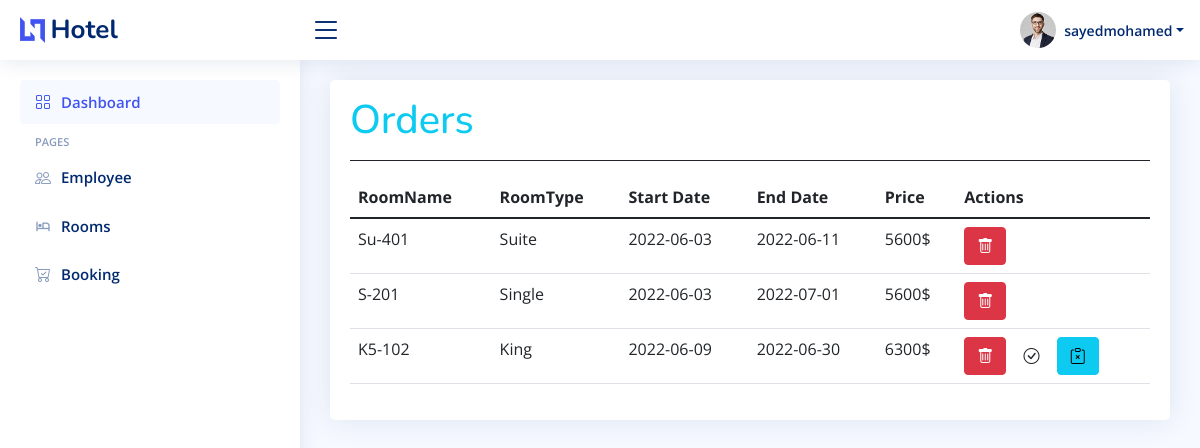
Page /adminpanle/orders-list/order-list.php (signed in) on the committed database.
### tables this page shows
CREATE TABLE `orders` (
  `id` int(11) NOT NULL,
  `custmerId` int(11) NOT NULL,
  `categoryId` int(11) NOT NULL,
  `room_id` int(11) NOT NULL,
  `check_in` date NOT NULL,
  `check_out` date NOT NULL,
  `days` int(11) NOT NULL,
  `price` int(11) NOT NULL,
  `createAt` timestamp NOT NULL DEFAULT '0000-00-00 00:00:00',
  `status` varchar(255) NOT NULL DEFAULT 'whating'
);

CREATE TABLE `rooms` (
  `id` int(11) NOT NULL,
  `name` varchar(225) NOT NULL,
  `price` int(50) NOT NULL,
  `descriptions` varchar(225) DEFAULT NULL,
  `img` varchar(225) DEFAULT NULL,
  `adminId` int(11) NOT NULL,
  `categoryId` int(11) NOT NULL,
  `status` varchar(225) NOT NULL DEFAULT 'active',
  `createAt` timestamp NOT NULL DEFAULT current_timestamp() ON UPDATE current_timestamp()
);

CREATE TABLE `category` (
  `id` int(11) NOT NULL,
  `name` varchar(55) NOT NULL,
  `createAt` timestamp NOT NULL DEFAULT current_timestamp() ON UPDATE current_timestamp()
);

### adminpanle/init.php (called while the page is built, shortened)
<?php
require __DIR__ . '/includes/head.php';
require __DIR__ . '/includes/headers.php';
require __DIR__ . '/includes/aside.php';

### adminpanle/orders-list/order-list.php (the view, shortened to what this page needs)
<?php
require __DIR__ . '/../init.php';
$select_order = "SELECT category.name as categoryName, orders.id as orderID ,orders.check_in as StartDay ,orders.check_out as EndDay,orders.price as orderPrice ,rooms.name as roomName, orders.status as orderStatus  from `orders` JOIN category on orders.categoryId=category.id  JOIN `rooms` on orders.room_id=rooms.id";
$order_Selection = mysqli_query($conn, $select_order);
?>
<main id="main" class="main">
    <section class="section">
        <div class="row">
            <div class="col-lg-12">
                <div class="card">
                    <div class="card-body">
                        <div class="d-flex mt-3 mb-3 border-bottom border-dark">
                            <h1 class="flex-grow-1  text-info mb-3">Orders</h1>
                        </div>
                        <table class="table rowtable ">
                            <thead>
                                <tr>
                                    <th scope="col">RoomName</th>
                                    <th scope="col">RoomType</th>
                                    <th scope="col">Start Date</th>
                                    <th scope="col">End Date</th>
                                    <th scope="col">Price</th>
                                    <th scope="col">Actions</th>
                                </tr>
                            </thead>
                            <tbody>
                                <?php foreach ($order_Selection as $data) { ?>
                                    <tr>
                                        <td><?php echo $data['roomName'] ?></td>
                                        <td><?php echo $data['categoryName'] ?></td>
                                        <td><?php echo $data['StartDay'] ?></td>
                                        <td><?php echo $data['EndDay'] ?></td>
                                        <td><?php echo $data['orderPrice'] ?><?php echo "$" ?></td>
                                        <td>
                                            <a class="btn btn-danger" href="/hotel/adminpanle/orders-list/order-list.php?delete=<?php echo $data['orderID'] ?>" onclick="return confirm('Are You Sure ? ')"><i class="bi bi-trash"></i></a>
                                            <?php
                                            if ($_SESSION['group'] == 'admin') {
                                                if ($data['orderStatus'] == 'whating') {
                                            ?>
                                                    <a class="btn btn-succes" href="/hotel/adminpanle/orders-list/order-list.php?boking=aprove&id=<?php echo $data['orderID'] ?>"><i class="bi bi-check-circle"></i></a>
                                                    <a class="btn btn-info" href="/hotel/adminpanle/orders-list/order-list.php?boking=filed&id=<?php echo $data['orderID'] ?>"><i class="bi bi-clipboard-x"></i></a>
                                            <?php
                                                }
                                            }
                                            ?>
                                        </td>
                                    </tr>
                                <?php } ?>
                            </tbody>
                        </table>
                    </div>
                </div>
            </div>
        </div>
    </section>
</main>
<?php
include '../includes/scripts.php';
?>

### adminpanle/includes/headers.php (shortened to what this page needs)
<?php
$id = $_SESSION['id'];
$select_admin = "SELECT * FROM `admins` where admins.id=$id ";
$admin = mysqli_query($conn, $select_admin);
$row = mysqli_fetch_assoc($admin);
?>
<header id="header" class="header fixed-top d-flex align-items-center">
    <div class="d-flex align-items-center justify-content-between">
        <a href="index.php" class="logo d-flex align-items-center">
            <img src="/hotel/adminpanle/assets/img/logo.png" alt="">
            <span class="d-none d-lg-block">Hotel</span>
        </a>
        <i class="bi bi-list toggle-sidebar-btn"></i>
    </div>
    <nav class="header-nav ms-auto">
        <ul class="d-flex align-items-center">
            <li class="nav-item dropdown pe-3">
                <a class="nav-link nav-profile d-flex align-items-center pe-0" href="#" data-bs-toggle="dropdown">
                    <img src="/hotel/adminpanle/assets/img/profile-img.jpg" alt="Profile" class="rounded-circle">
                    <span class="d-none d-md-block dropdown-toggle ps-2"><?php echo $row['firstName'] ?><?php echo $row['lastName'] ?></span>
                </a>
            </li>
        </ul>
    </nav>
</header>

### adminpanle/assets/css/style.css (style rules this page uses)
:root { scroll-behavior: smooth; }
body { font-family: "Open Sans", sans-serif; background: #f6f9ff; color: #444444; }
a { color: #4154f1; text-decoration: none; }
h1, h2, h3, h4, h5, h6 { font-family: "Nunito", sans-serif; }
#main { margin-top: 60px; padding: 20px 30px; transition: all 0.3s; }
.card { margin-bottom: 30px; border: none; border-radius: 5px; box-shadow: 0px 0 30px rgba(1, 41, 112, 0.1); }
.card-body { padding: 0 20px 20px 20px; }
.logo { line-height: 1; }
@media (min-width: 1200px) { .logo { width: 280px; } }
.logo img { max-height: 26px; margin-right: 6px; }
.logo span { font-size: 26px; font-weight: 700; color: #012970; font-family: "Nunito", sans-serif; }
.header { transition: all 0.5s; z-index: 997; height: 60px; box-shadow: 0px 2px 20px rgba(1, 41, 112, 0.1); background-color: #fff; padding-left: 20px; }
.header .toggle-sidebar-btn { font-size: 32px; padding-left: 10px; cursor: pointer; color: #012970; }
.header-nav ul { list-style: none; }
.header-nav > ul { margin: 0; padding: 0; }
.header-nav .nav-profile { color: #012970; }
.header-nav .nav-profile img { max-height: 36px; }
.header-nav .nav-profile span { font-size: 14px; font-weight: 600; }
@media (min-width: 1200px) { #main, #footer { margin-left: 300px; } }

### rows in the picture
orders: room.name "Su-401", categoryId.name "Suite", check_in "2022-06-03", check_out "2022-06-11", price "5600"
orders: room.name "S-201", categoryId.name "Single", check_in "2022-06-03", check_out "2022-07-01", price "5600"
orders: room.name "K5-102", categoryId.name "King", check_in "2022-06-09", check_out "2022-06-30", price "6300"

### other values in the picture
$row['firstName'] "sayed"
$row['lastName'] "mohamed"
